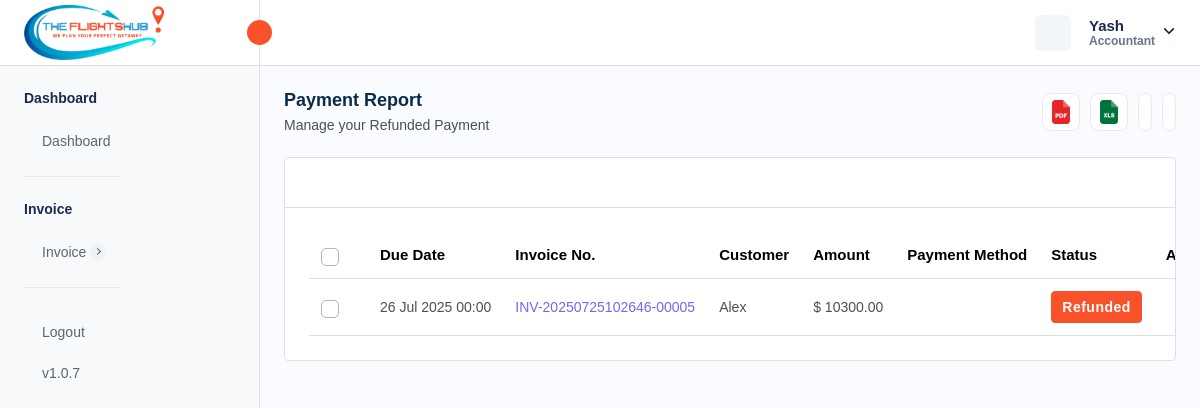
The page /payment-refunded.php (signed in) on the database its author committed.
### tables this page shows
CREATE TABLE `company_settings` (
  `company_id` int NOT NULL AUTO_INCREMENT,
  `company_name` varchar(255) DEFAULT NULL,
  `company_email` varchar(255) DEFAULT NULL,
  `company_phone` varchar(20) DEFAULT NULL,
  `company_website` varchar(255) DEFAULT NULL,
  `company_logo` varchar(255) DEFAULT NULL,
  `favicon` varchar(255) DEFAULT NULL,
  `address` text,
  `country` varchar(100) DEFAULT NULL,
  `state` varchar(100) DEFAULT NULL,
  `city` varchar(100) DEFAULT NULL,
  `postal_code` varchar(20) DEFAULT NULL,
  `gst_number` varchar(255) DEFAULT NULL,
  `bz_number` varchar(255) DEFAULT NULL,
  `created_at` timestamp NULL DEFAULT CURRENT_TIMESTAMP,
  `updated_at` timestamp NULL DEFAULT CURRENT_TIMESTAMP ON UPDATE CURRENT_TIMESTAMP,
  PRIMARY KEY (`company_id`)
);

CREATE TABLE `invoice` (
  `invoice_id` int NOT NULL AUTO_INCREMENT,
  `invoice_number` varchar(255) NOT NULL,
  `invoice_title` varchar(255) DEFAULT NULL,
  `payment_method` enum('CREDIT_CARD','DEBIT_CARD','CASH','CASH_DEPOSIT','NET_BANKING','PAYPAL','OTHER') NOT NULL,
  `transaction_id` varchar(255) DEFAULT NULL,
  `status` enum('PAID','PENDING','CANCELLED','REFUNDED') NOT NULL,
  `airline_name` text,
  `travel_date` varchar(45) DEFAULT NULL,
  `due_date` varchar(255) DEFAULT NULL,
  `customer_name` varchar(255) DEFAULT NULL,
  `service_id` json DEFAULT NULL,
  `from_location` text,
  `to_location` text,
  `customer_address` longtext,
  `description` longtext,
  `reminder_enabled` int NOT NULL DEFAULT '0',
  `reminder_count` int NOT NULL DEFAULT '0',
  `organization` varchar(255) DEFAULT NULL,
  `passenger_details` json DEFAULT NULL,
  `total_amount` decimal(10,2) NOT NULL,
  `created_at` timestamp NULL DEFAULT CURRENT_TIMESTAMP,
  `updated_at` timestamp NULL DEFAULT CURRENT_TIMESTAMP ON UPDATE CURRENT_TIMESTAMP,
  `created_by` int NOT NULL,
  `is_active` int NOT NULL DEFAULT '1',
  `customer_email` varchar(255) DEFAULT NULL,
  PRIMARY KEY (`invoice_id`),
  UNIQUE KEY `invoice_number_UNIQUE` (`invoice_number`),
  UNIQUE KEY `transaction_id_UNIQUE` (`transaction_id`)
);

CREATE TABLE `localization_settings` (
  `id` int NOT NULL AUTO_INCREMENT,
  `language` varchar(50) DEFAULT 'English',
  `timezone` varchar(100) DEFAULT 'UTC',
  `date_format` varchar(20) DEFAULT 'd M Y',
  `time_format` varchar(10) DEFAULT '12',
  `currency_id` int DEFAULT NULL,
  `created_at` datetime DEFAULT CURRENT_TIMESTAMP,
  `updated_at` datetime DEFAULT CURRENT_TIMESTAMP ON UPDATE CURRENT_TIMESTAMP,
  PRIMARY KEY (`id`)
);

CREATE TABLE `currency` (
  `currency_id` int NOT NULL AUTO_INCREMENT,
  `currency_name` varchar(255) DEFAULT NULL,
  `currency_code` varchar(45) DEFAULT NULL,
  `currency_symbol` varchar(45) DEFAULT NULL,
  `currency_rate` decimal(10,2) DEFAULT NULL,
  `created_at` timestamp NULL DEFAULT CURRENT_TIMESTAMP,
  `updated_at` timestamp NULL DEFAULT NULL,
  `is_active` int DEFAULT '1',
  PRIMARY KEY (`currency_id`)
);

### payment-refunded.php (the view, shortened to what this page needs)
<?php
require "./database/config.php";
try {
    $stmtFetchInvoices = $db->prepare("SELECT * FROM invoice
    WHERE invoice.status = 'REFUNDED' AND invoice.is_active = 1
    ");
    if ($stmtFetchInvoices->execute()) {
        $invoices = $stmtFetchInvoices->get_result();
    } else {
        $_SESSION['error'] = 'Error for fetching customers';
    }
    $stmtFetchCompanySettings = $db->prepare("SELECT * FROM company_settings");
    $stmtFetchCompanySettings->execute();
    $companySettings = $stmtFetchCompanySettings->get_result()->fetch_array(MYSQLI_ASSOC);
    $stmtFetchLocalizationSettings = $db->prepare("SELECT * FROM localization_settings INNER JOIN currency ON localization_settings.currency_id = currency.currency_id;");
    $stmtFetchLocalizationSettings->execute();
    $localizationSettings = $stmtFetchLocalizationSettings->get_result()->fetch_array(MYSQLI_ASSOC);
} catch (Exception $e) {
    $_SESSION['error'] = $e;
}
?>
<!DOCTYPE html>
<html lang="en">
<head>
    <link rel="stylesheet" href="assets/css/bootstrap.min.css" />
    <link rel="stylesheet" href="assets/css/bootstrap-datetimepicker.min.css" />
    <link rel="stylesheet" href="assets/plugins/daterangepicker/daterangepicker.css" />
    <link rel="stylesheet" href="assets/css/animate.css" />
    <link rel="stylesheet" href="assets/plugins/select2/css/select2.min.css" />
    <link rel="stylesheet" href="assets/css/dataTables.bootstrap5.min.css" />
    <link rel="stylesheet" href="assets/plugins/fontawesome/css/fontawesome.min.css" />
    <link rel="stylesheet" href="assets/plugins/fontawesome/css/all.min.css" />
    <link rel="stylesheet" href="assets/css/style.css" />
    <link rel="stylesheet" href="https://cdn.jsdelivr.net/npm/notyf@3/notyf.min.css" />
</head>
<body>
    <div class="main-wrapper">
        <div class="header">
            <?php require_once("header.php"); ?>
        </div>
        <div class="sidebar" id="sidebar">
            <?php require_once("sidebar.php"); ?>
        </div>
        <div class="page-wrapper">
            <div class="content">
                <div class="page-header justify-content-between">
                    <div class="page-title">
                        <h4>Payment Report</h4>
                        <h6>Manage your Refunded Payment</h6>
                    </div>
                    <ul class="table-top-head">
                        <li>
                            <a data-bs-toggle="tooltip" onclick="exportToPDF()" data-bs-placement="top" title="Pdf"><img
                                    src="assets/img/icons/pdf.svg" alt="img" /></a>
                        </li>
                        <li>
                            <a data-bs-toggle="tooltip" onclick="exportToExcel()" data-bs-placement="top"
                                title="Excel"><img src="assets/img/icons/excel.svg" alt="img" /></a>
                        </li>
                        <li>
                            <a href="" data-bs-toggle="tooltip" data-bs-placement="top" title="Refresh"></a>
                        </li>
                        <li>
                            <a data-bs-toggle="tooltip" data-bs-placement="top" title="Collapse" id="collapse-header"></a>
                        </li>
                    </ul>
                </div>
                <div class="card table-list-card">
                    <div class="card-body">
                        <div class="table-top">
                            <div class="search-set">
                                <div class="search-input">
                                    <a href="" class="btn btn-searchset"></a>
                                </div>
                            </div>
                        </div>
                        <div class="table-responsive">
                            <table id="myTable" class="table datanew">
                                <thead>
                                    <tr>
                                        <th class="no-sort">
                                            <label class="checkboxs">
                                                <span class="checkmarks"></span>
                                            </label>
                                        </th>
                                        <th>Due Date</th>
                                        <th>Invoice No.</th>
                                        <th>Customer</th>
                                        <th>Amount</th>
                                        <th>Payment Method</th>
                                        <th>Status</th>
                                        <th class="no-sort text-center">Action</th>
                                    </tr>
                                </thead>
                                <tbody>
                                    <?php foreach ($invoices->fetch_all(MYSQLI_ASSOC) as $invoice) { ?>
                                        <tr>
                                            <td>
                                                <label class="checkboxs">
                                                    <span class="checkmarks"></span>
                                                </label>
                                            </td>
                                            <td><?php $date = new DateTime($invoice['due_date']);
                                            echo $date->format(isset($localizationSettings["date_format"]) ? $localizationSettings["date_format"] : "d M Y") ?>
                                            </td>
                                            <td class="ref-number"><?php echo $invoice['invoice_number'] ?></td>
                                            <td>
                                                <?php echo $invoice['customer_name'] ?>
                                            </td>
                                            <td>
                                                <?php echo (isset($localizationSettings["currency_symbol"]) ? $localizationSettings["currency_symbol"] : "$") . " " . $invoice['total_amount'] ?>
                                            </td>
                                            <td class="payment-info">
                                            </td>
                                            <td>
                                                <?php if ($invoice['status'] == 'PAID') { ?>
                                                    <span class="badge badge-lg bg-success">Paid</span>
                                                <?php } elseif ($invoice['status'] == 'CANCELLED') { ?>
                                                    <span class="badge badge-lg bg-danger">Cancelled</span>
                                                <?php } elseif ($invoice['status'] == 'PENDING') { ?>
                                                    <span class="badge badge-lg bg-warning">Pending</span>
                                                <?php } elseif ($invoice['status'] == 'REFUNDED') { ?>
                                                    <span class="badge badge-lg bg-primary">Refunded</span>
                                                <?php } ?>
                                            </td>
                                            <td class="text-center">
                                            </td>
                                        </tr>
                                    <?php } ?>
                                </tbody>
                            </table>
                        </div>
                    </div>
                </div>
            </div>
        </div>
    </div>
</body>
</html>

### header.php (shortened to what this page needs)
<div class="header">
    <div class="header-left active">
        <a href="admin-dashboard.php" class="logo logo-normal">
            <img src="<?= isset($companySettings['company_logo']) ? $companySettings['company_logo'] : "assets/img/logo/vis-logo.png" ?>" alt="" />
        </a>
        <a id="toggle_btn" href="javascript:void(0);">
            <i data-feather="chevrons-left" class="feather-16"></i>
        </a>
    </div>
    <ul class="nav user-menu">
        <li class="nav-item nav-item-box">
            <a href="javascript:void(0);" id="btnFullscreen">
            </a>
        </li>
        <li class="nav-item dropdown has-arrow main-drop">
            <a href="javascript:void(0);" class="dropdown-toggle nav-link userset" data-bs-toggle="dropdown">
                <span class="user-info">
                    <span class="user-detail">
                        <span
                            class="user-name"><?php echo isset($_SESSION['admin_name']) ? $_SESSION['admin_name'] : "Vibrantick" ?></span>
                        <span class="user-role"><?php echo isset($_SESSION['admin_role']) ? $_SESSION['admin_role'] : "Admin"  ?></span>
                    </span>
                </span>
            </a>
        </li>
    </ul>
</div>

### rows shown on the page
company_settings: company_logo (picture)
invoice: due_date.date_format "26 Jul 2025 00:00", invoice_number "INV-20250725102646-00005", customer_name "Alex", total_amount "10300.00", status "Refunded"
currency: currency_symbol "$"

### other values the page prints
$_SESSION['admin_name'] "Yash"
$_SESSION['admin_role'] "Accountant"
